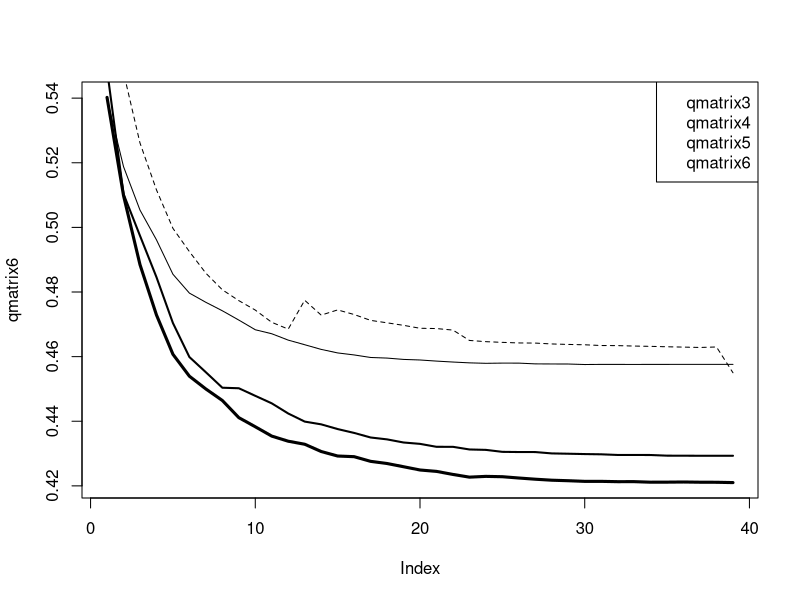

Write R code to recreate this figure.
qmatrix3 <- c(0.553659586747,0.519201491217,0.508709705438,0.498117846192,0.49179460796,0.484885274354,0.482062200434,0.479877184206,0.476729421873,0.475341882199,0.474595056115,0.47419127986,0.473472973971,0.473162909256,0.472757449348,0.472298332221,0.471992124885,0.470570414978,0.470089777251,0.46954195485,0.468863350707,0.468685864591,0.46811349594,0.468287487797,0.46838654541,0.468326047218,0.468392725705,0.467935170872,0.467644058045,0.467511658524,0.467423189557,0.467021050438,0.466643035826,0.466677580002,0.46672221915,0.46663712615,0.46663712615,0.46663712615,0.46663712615)
qmatrix4 <- c(0.539745970286,0.518815294312,0.505357927091,0.496153086522,0.48549552324,0.479657118525,0.476806819557,0.474187829078,0.471308686366,0.468316276585,0.467076245511,0.465106298734,0.463682324752,0.462237420208,0.461144027362,0.460522692859,0.45973884246,0.459548058954,0.459137402365,0.458959802061,0.458616884583,0.458325134646,0.458072859949,0.457928060304,0.457994675072,0.457989250501,0.45775500392,0.457727562995,0.457711193513,0.457554228496,0.45759604578,0.457592968838,0.457579484512,0.457597391123,0.457598954753,0.457603402964,0.457600937025,0.457600171752,0.457600171752)
qmatrix5 <- c(0.548854104463,0.51036529809,0.497419373268,0.4846047003,0.470392537057,0.459873519284,0.455160885073,0.45037609451,0.450211808798,0.447862918539,0.44553802115,0.442393825289,0.439893994056,0.439040934684,0.43758034499,0.436386134604,0.434972518225,0.434387428661,0.433423124454,0.432999622529,0.432089172476,0.432085151888,0.431266049441,0.43113702858,0.430527624978,0.430470122924,0.430463002619,0.43004497394,0.429948070283,0.429840895438,0.429766393847,0.429562948193,0.429566576681,0.429548868136,0.429346771442,0.429333786889,0.429316906016,0.429319183606,0.429321983591)
qmatrix6 <- c(0.540227228034,0.509872189837,0.488472900846,0.472896507795,0.460723355654,0.453936189252,0.449980771294,0.446425706635,0.441112573988,0.438289514592,0.435398135073,0.433817088248,0.432882232973,0.430632449648,0.429236775356,0.429034233522,0.427588617585,0.426917406293,0.4259200536,0.424911076798,0.424480808285,0.423534914942,0.422698452336,0.422936001711,0.422832940937,0.422429237968,0.422058525434,0.421750695182,0.421591879373,0.421393523015,0.42139553868,0.421296376012,0.421304696621,0.421134572418,0.421149716238,0.421195685788,0.421129356259,0.421110812532,0.421012431165)
irt <- c(0.579758455414,0.54798588818,0.526129945289,0.511621196594,0.499698597028,0.492501640259,0.485816255557,0.48068807686,0.477328972184,0.474407531141,0.470623263513,0.468517031839,0.477441524672,0.472845991085,0.474456165502,0.473035404118,0.471218353099,0.470462307015,0.469682976859,0.468777537697,0.468684245638,0.46821450629,0.465010537581,0.464628641136,0.464413582595,0.464232858087,0.464190788723,0.463922611323,0.463772976578,0.463663796713,0.463437837284,0.46340663835,0.463270587829,0.463176272789,0.463047950698,0.462947237341,0.46283595766,0.462985953966,0.455009578149)
plot(qmatrix6, type="l", lwd=3)
lines(qmatrix4, type="l", lwd=1)
lines(qmatrix5, type="l", lwd=2)
lines(irt, type="l", xlab="dat", lty="dashed")
legend("topright", c("qmatrix3", "qmatrix4", "qmatrix5", "qmatrix6"))
